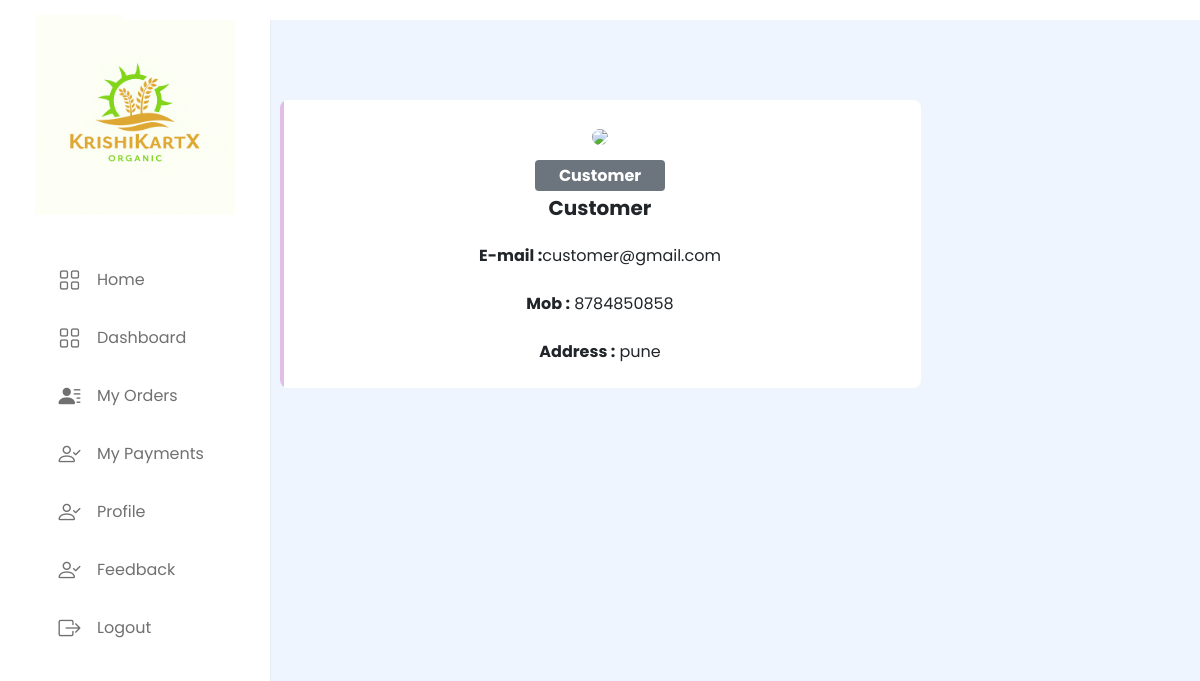
Screenshot of /AllPHP/CustomerProfile.php (signed in) with the database file from the repository.
### tables this page shows
CREATE TABLE `customer` (
  `CustomerId` int(11) NOT NULL,
  `CustomerName` varchar(20) NOT NULL,
  `CustomerEmail` varchar(20) NOT NULL,
  `CustomerMobile` bigint(10) NOT NULL,
  `CustomerAddress` varchar(30) NOT NULL,
  `CustomerPass` varchar(20) NOT NULL
);

### AllPHP/CustomerProfile.php (the view, shortened to what this page needs)
<?php
include("conn.php");
if(isset($_SESSION['customer'])){
  $CustomerId=$_SESSION['customer'];
}else{
    ?>
    <script>window.location.href = "customerLogin.php";</script>
  <?php
  }
   $result = $conn->query("SELECT * FROM customer WHERE CustomerId='$CustomerId'");
 if($result){
  while($row = $result->fetch_assoc()){
    $CustomerName=$row['CustomerName'];
    $CustomerEmail=$row['CustomerEmail'];
    $CustomerMobile=$row['CustomerMobile'];
    $CustomerAddress=$row['CustomerAddress'];
  }}
  ?>
<!DOCTYPE html>
    <html lang="en">
    <head>
        <link rel="stylesheet" href="https://cdn.jsdelivr.net/npm/bootstrap@5.0.0-beta1/dist/css/bootstrap.min.css">
        <link rel="stylesheet" href="https://cdnjs.cloudflare.com/ajax/libs/font-awesome/4.7.0/css/font-awesome.min.css">
    </head>
    <body>
    <?php include_once "customerSidebar.php"; ?>
    <div class="container mt-5">
    <div class="row d-flex justify-content-center" style="
    margin-top: 100px;
">
        <div class="col-md-7">
            <div class="card p-3 py-4">
                <div class="text-center">
                    <img src="https://i.imgur.com/bDLhJiP.jpg" width="100" class="rounded-circle">
                </div>
                <div class="text-center mt-3">
                    <span class="bg-secondary p-1 px-4 rounded text-white"><b>Customer</b></span>
                    <h5 class="mt-2 mb-0"><b><?php echo $CustomerName;?></b></h5><br>
                    <span><b>E-mail :</b><?php echo $CustomerEmail;?></span><br><br>
                    <span><b>Mob :</b> <?php echo $CustomerMobile;?></span><br><br>
                    <span><b>Address :</b> <?php echo $CustomerAddress;?></span>
                </div>
            </div>
        </div>
    </div>
</div>
    </body>
    </html>

### AllPHP/CustomerProfile.php (style rules this page uses)
body { background:#eee; }
.card { border:none; position:relative; overflow:hidden; border-radius:8px; cursor:pointer; }
.card:before { content:""; position:absolute; left:0; top:0; width:4px; height:100%; background-color:#E1BEE7; transform:scaleY(1); transition:all 0.5s; transform-origin: bottom }
.card:after { content:""; position:absolute; left:0; top:0; width:4px; height:100%; background-color:#8E24AA; transform:scaleY(0); transition:all 0.5s; transform-origin: bottom }

### AllPHP/customerSidebar.php (style rules this page uses)
* { margin: 0; padding: 0; box-sizing: border-box; font-family: "Poppins", sans-serif; }
body { min-height: 100vh; background: #eef5fe; }

### rows the page displays
customer: CustomerName "Customer", CustomerEmail "customer@gmail.com", CustomerMobile "8784850858", CustomerAddress "pune"
